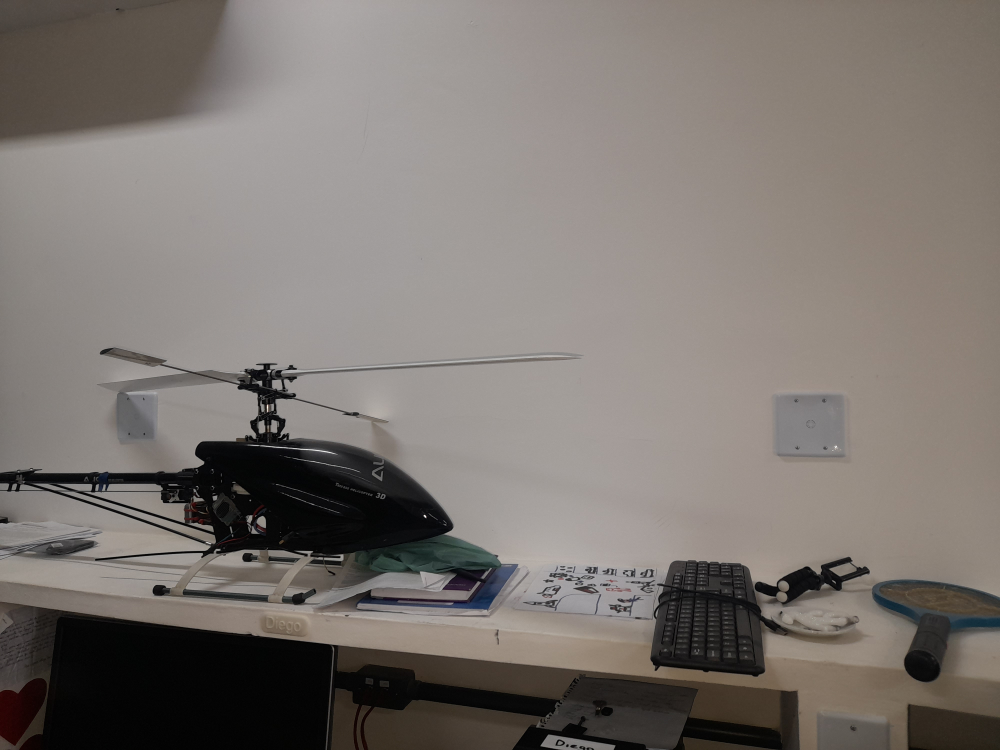
#> input picture T2/Luiz_Homgraphy/Fig1.jpg, 4000 x 3000 px (shown at 1/4 size)
$ jupyter execute DLT.ipynb
#> lines starting #> are read from the running program, lines starting #| are printed output that depends on the picture
[cell 1]
import cv2
import matplotlib.pyplot as plt
import numpy as np

[cell 2]
def my_DLT(pts1: np.array, pts2: np.array) -> np.array:
  # Add homogeneous coordinates
  _, y = pts1.shape

  if y == 2:
    pts1 = np.column_stack((pts1, np.ones(len(pts1))))
    pts2 = np.column_stack((pts2, np.ones(len(pts2))))

  # Compute matrix A
  A = []
  for i in range(len(pts1)):
    A.append([0, 0, 0, -(pts2[i, 2]*pts1[i, 0]), -(pts2[i, 2]*pts1[i, 1]), -(pts2[i, 2]*pts1[i, 2]), pts2[i, 1]*pts1[i, 0], pts2[i, 1]*pts1[i, 1], pts2[i, 1]*pts1[i, 2]])
    A.append([pts2[i, 2]*pts1[i, 0], pts2[i, 2]*pts1[i, 1], pts2[i, 2]*pts1[i, 2], 0, 0, 0, -(pts2[i, 0]*pts1[i, 0]), -(pts2[i, 0]*pts1[i, 1]), -(pts2[i, 0]*pts1[i, 2])])


  # Perform SVD(A) = U.S.Vt to estimate the homography
  _, _, C = np.linalg.svd(A)


  # Reshape last column of V as the homography matrix
  H_matrix = C[-1].reshape((3,3))

  return H_matrix


def normalize_points(points):
    # Calculate centroid
    x_c, y_c = np.mean(points, axis=0)

    # Calculate the average distance of the points having the centroid as origin
    dist = 0
    for p in points:
      dist+= np.sqrt(np.power((x_c - p[0]), 2) + np.power((y_c - p[1]), 2))

    avr_dist = dist/len(points)

    # Define the scale to have the average distance as sqrt(2)
    scale = np.sqrt(2)/avr_dist

    # Define the normalization matrix (similar transformation)
    S = np.array([[scale, 0, 0],
                  [0, scale, 0],
                  [0,   0  , 1]])

    O = np.array([[1, 0, -x_c],
                  [0, 1, -y_c],
                  [0, 0,   1 ]])

    T = np.dot(S, O)

    # Normalize points
    pts = np.column_stack((points, np.ones(len(points))))

    norm_pts = np.dot(T, pts.T).T

    return T, norm_pts

def my_homography(pts1,pts2):

    # Normalize points
    T1, norm_pts1 = normalize_points(pts1)
    T2, norm_pts2 = normalize_points(pts2)

    # Perform DLT and obtan normalized matrix
    H_til = my_DLT(norm_pts1, norm_pts2)

    # Denormalize the homography matrix
    H = np.dot(np.linalg.inv(T2), np.dot(H_til, T1))

    return H

[cell 3]
import numpy as np

# [30 lines left out: function ransac_homography, not called in this run]

[cell 4]
import numpy as np

# [31 lines left out: function ransac, not called in this run]

[cell 5]
im1 = cv2.resize(cv2.imread('Fig1.jpg'), (400,300))
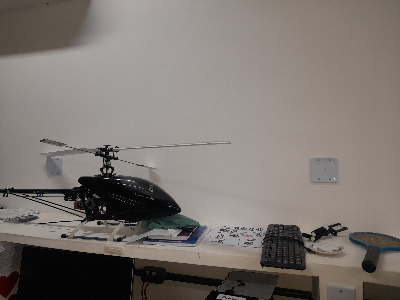
#> im1: shape (300, 400, 3); mean B, G, R 112.4, 117.3, 123.8
im2 = cv2.resize(cv2.imread('Fig2.jpg'), (400,300))
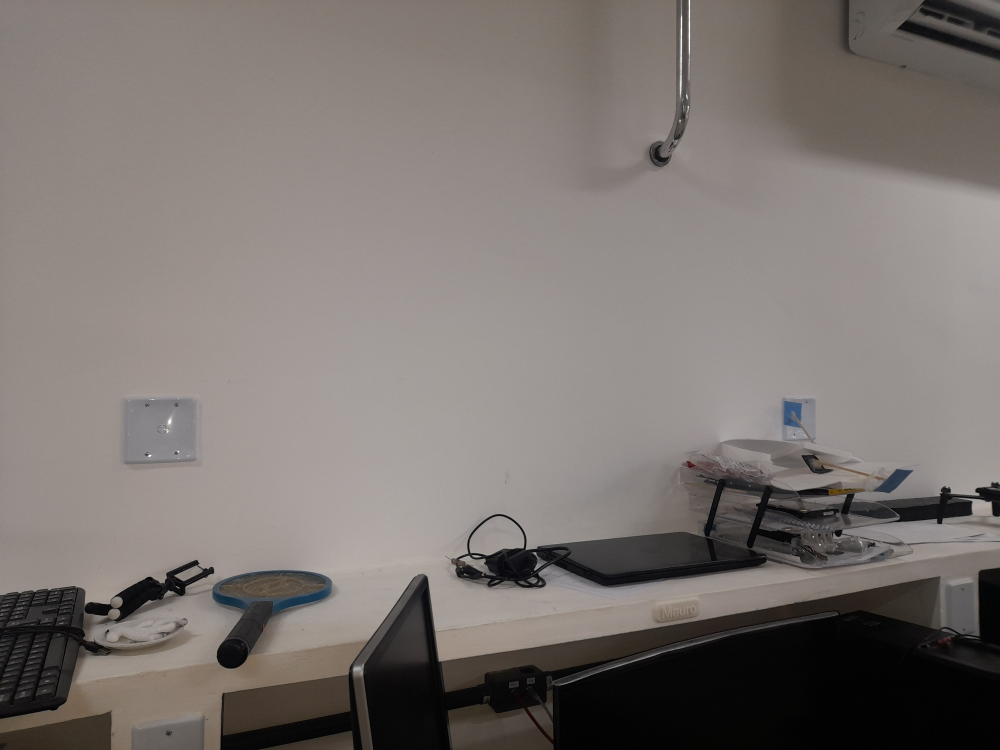
#> input picture T2/Luiz_Homgraphy/Fig2.jpg, 4000 x 3000 px (shown at 1/4 size)
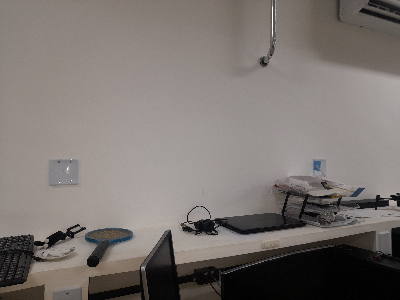
#> im2: shape (300, 400, 3); mean B, G, R 112.9, 116.7, 123.4

[cell 6]
fig, axs = plt.subplots(1, 2, layout="constrained", figsize=(8, 8))
axs[0].imshow(np.uint8(im1),cmap='gray')
axs[0].axis('off')
axs[0].set_title("Fig1")

axs[1].imshow(np.uint8(im2),cmap='gray',vmin=0,vmax=255)
axs[1].axis('off')
axs[1].set_title("Fig2")
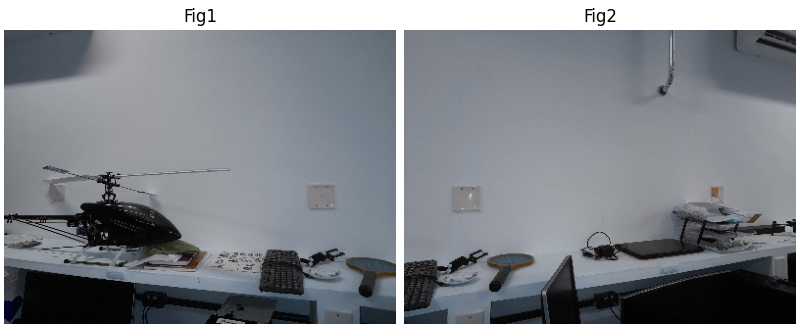
#> figure drawn by matplotlib, 2 panels; B, G, R data is drawn as R, G, B

[cell 7]
im1 = cv2.resize(cv2.imread('Fig1.jpg'), (400,300))
A_fig1 = cv2.circle(im1, (318, 160), radius=1, color=(0, 0, 255), thickness=-1)
B_fig1 = cv2.circle(im1, (329, 160), radius=1, color=(0, 0, 255), thickness=-1)
C_fig1 = cv2.circle(im1, (319, 179), radius=1, color=(0, 0, 255), thickness=-1)
D_fig1 = cv2.circle(im1, (330, 179), radius=1, color=(0, 0, 255), thickness=-1)
E_fig1 = cv2.circle(im1, (318, 276), radius=1, color=(0, 0, 255), thickness=-1)
F_fig1 = cv2.circle(im1, (363, 281), radius=1, color=(0, 0, 255), thickness=-1)
G_fig1 = cv2.circle(im1, (305, 269), radius=1, color=(0, 0, 255), thickness=-1)
H_fig1 = cv2.circle(im1, (340, 224), radius=1, color=(0, 0, 255), thickness=-1)

P_fig1 = np.array([[318, 160], [329, 160], [319, 179], [330, 179], [318, 276], [363, 281], [305, 269], [340, 224]])
plt.imshow(im1)

[cell 8]
im2 = cv2.resize(cv2.imread('Fig2.jpg'), (400,300))

A_fig2 = cv2.circle(im2, (58, 162), radius=1, color=(0, 0, 255), thickness=-1)
B_fig2 = cv2.circle(im2, (70, 161), radius=1, color=(0, 0, 255), thickness=-1)
C_fig2 = cv2.circle(im2, (59, 181), radius=1, color=(0, 0, 255), thickness=-1)
D_fig2 = cv2.circle(im2, (70, 181), radius=1, color=(0, 0, 255), thickness=-1)
E_fig2 = cv2.circle(im2, (44, 285), radius=1, color=(0, 0, 255), thickness=-1)
F_fig2 = cv2.circle(im2, (89, 277), radius=1, color=(0, 0, 255), thickness=-1)
G_fig2 = cv2.circle(im2, (25, 282), radius=1, color=(0, 0, 255), thickness=-1)
H_fig2 = cv2.circle(im2, (78, 224), radius=1, color=(0, 0, 255), thickness=-1)

P_fig2 = np.array([[58, 162], [70, 161], [59, 181], [70, 181], [44, 285], [89, 277], [25, 282], [78, 224]])
plt.imshow(im2)

[cell 9]
fig, axs = plt.subplots(1, 2, layout="constrained", figsize=(8, 8))
axs[0].imshow(np.uint8(im1),cmap='gray')
axs[0].axis('off')
axs[0].set_title("Fig1")

axs[1].imshow(np.uint8(im2),cmap='gray',vmin=0,vmax=255)
axs[1].axis('off')
axs[1].set_title("Fig2")
#> figure, not shown here; B, G, R data is drawn as R, G, B

[cell 10]
H = my_homography(P_fig1, P_fig2)

[cell 11]
img4 = cv2.warpPerspective(im1, H, (im2.shape[1],im2.shape[0]))
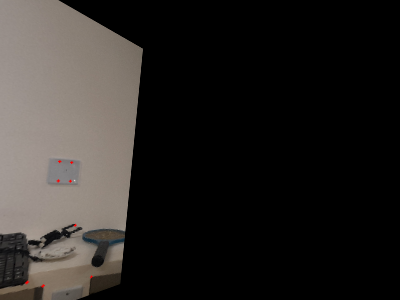
#> img4: shape (300, 400, 3); mean B, G, R 36.3, 38.8, 41.8
plt.imshow(np.uint8(img4),cmap='gray',vmin=0,vmax=255)
plt.axis('off')

[cell 12]
x = []
y = []

for i in range(im1.shape[0]):
    for j in range(im1.shape[1]):
        p = np.array([i, j, 1])
        p_n = np.dot(H, p.T)
        p_n = np.round(p_n/p_n[2])
        x.append(p_n[0])
        y.append(p_n[1])

[cell 13]
len(x)
#> Out = 120000

[cell 14]
plt.plot(x, y)
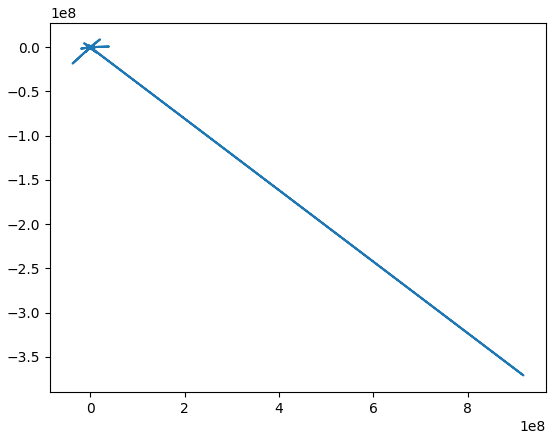
#> figure drawn by matplotlib, 1 panel

[cell 15]
plt.scatter(x, y, s = 0.001)
plt.xlim(-2500,  2500)
plt.ylim(-2500, 2500)
plt.show()
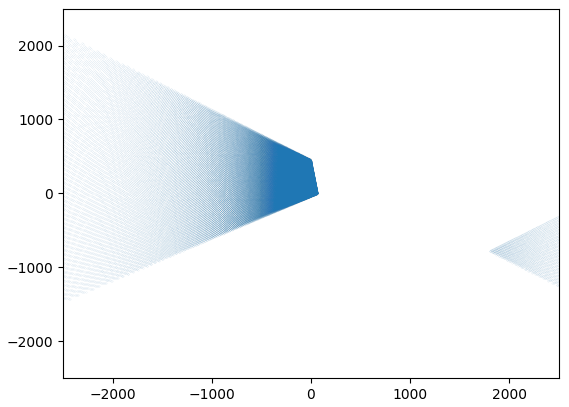
#> figure drawn by matplotlib, 1 panel

### SIFT

[cell 16]
gray= cv2.cvtColor(im1,cv2.COLOR_BGR2GRAY)

# Applying SIFT detector
sift = cv2.SIFT_create()
kp = sift.detect(gray, None)
#> kp = 260 keypoints; strongest (x, y, size): (104, 208, 2.3), (63, 236, 3.2), (117, 158, 2), (111, 154, 2.6)

# Marking the keypoint on the image using circles
img=cv2.drawKeypoints(gray ,
                      kp ,
                      im1 ,
                      flags=cv2.DRAW_MATCHES_FLAGS_DRAW_RICH_KEYPOINTS)
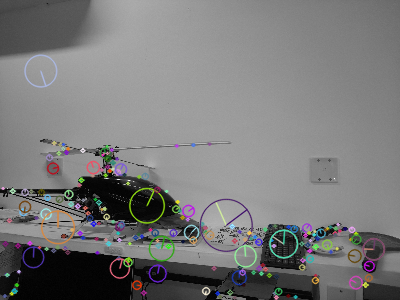
#> img: shape (300, 400, 3); mean B, G, R 120.7, 120.6, 120.8

cv2.imwrite('image-with-keypoints.jpg', img)
#> Out = True
